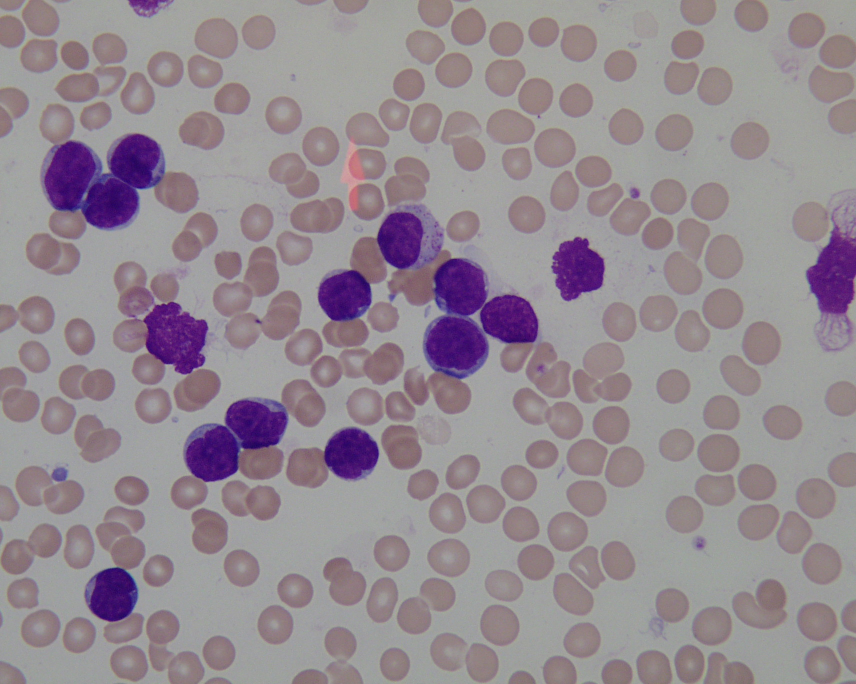
%> input picture Im003_1.jpg, 1712 x 1368 px (shown at 1/2 size)
$ octave --eval "result = PSO_MGF;"   (GNU Octave 9; MATLAB toolbox functions it lacks are replaced by stand-ins)
%> lines starting %> are read from the running program, lines starting %| are printed output that depends on the picture; long printed decimals are rounded
%% PSO simple+Thresholding,Método Suma de Gaussianas, Osuna, CIC, 2011
function [temp k EvaluacioneFO tiempo]=PSO_MGF
clear all
format long
DB=imread('Im003_1.jpg');
%> DB is the input picture: size 1368x1712x3 uint8; mean R, G, B 148.5, 138.4, 145.7
numClases=3;    %Numero de clases que deseo obtener(a-priori)
DB=rgb2gray(DB);%Convierto a escala de grises
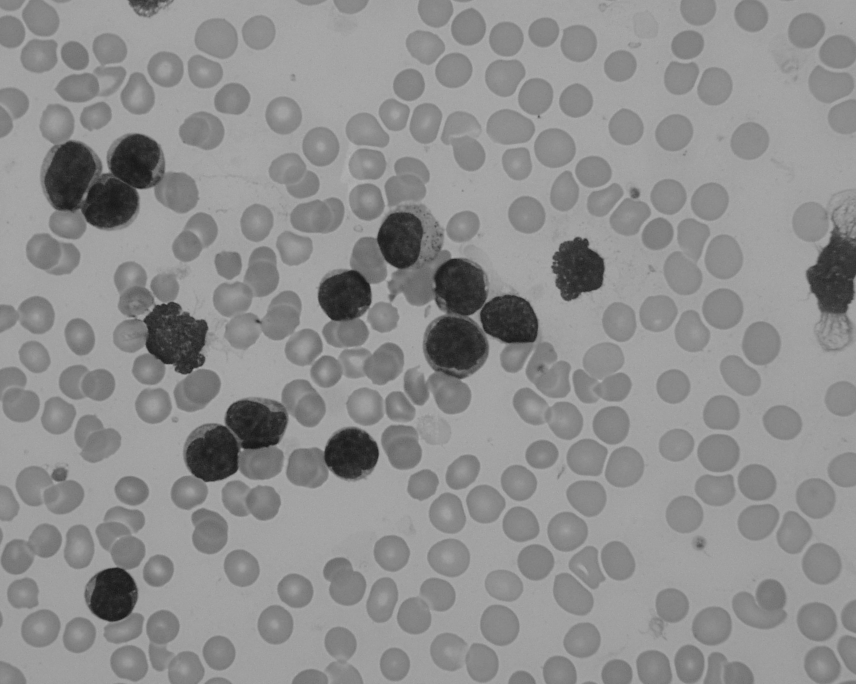
%> DB: size 1368x1712 uint8 (shown at 1/2 size); min 17, max 184, mean 142.3
%DB=DB(:,:,1);
H=imhist(DB);   %Calculo del Histograma
%> H = 256 values, max 174150 at index 162, min 0 at index 1, mean 9148.5
H=H/sum(H);     %Se normaliza Histograma experimental(suma de Hi=1)
%> H = 256 values, max 0.0744 at index 162, min 0 at index 1, mean 0.00391
Amax=max(H);    %Alturas maximas
%> Amax = 0.0744
%% INICIALIZACION PSO: %%%%%%%%%%%%%%%%%%%%%%%%%%%%%%%%%%%%%%%%%%%%%%%%%%%%
Nmax=2000; k=1;  %Nmax=Numero maximo de iteraciones, k=Iteracion actual
particulas=90;  % Numero de particulas del enjambre
dimensiones=numClases*3;  % Num de parametros de funciones Gaussianas(alt,med,desv)
L=size(H,1);    % Numero de niveles de gris
%> L = 256
rho=4.6;wt=3; c1=2;c2=2;r1=0.48;r2=0.48; chi=0.72968; %rho=parametroDeControl, wo=Peso inicial
x_high=[Amax;L-1;(L-1)/12;Amax;L-1;(L-1)/12;Amax;L-1;(L-1)/12];
%> x_high = [0.0744; 255; 21.25; 0.0744; 255; 21.25; 0.0744; 255; 21.25]
x_low=[0;0;0;0;0;0;0;0;0];%[Amax/10;1;1;Amax/10;1;1;Amax/10;1;1;];
v_high=[Amax;L-1;(L-1)/12;Amax;L-1;(L-1)/12;Amax;L-1;(L-1)/12];
%> v_high has the same summary as x_high
v_low=[0;0;0;0;0;0;0;0;0];
for ind1=1:particulas
    for ind2=1:dimensiones
        V(ind1,ind2)=v_low(ind2,1)+rand()*(v_high(ind2,1)-v_low(ind2,1));
        X(ind1,ind2)=x_low(ind2,1)+rand()*(x_high(ind2,1)-x_low(ind2,1));
    end
end
atorado=0;
pbest=X;gbest=X(1,:);f_pbest=99*ones(particulas,1);f_gbest=99;
%> after `gbest=X(1,:)`: gbest = [0.0564 66.02 8.6 0.0226 148.8 10.72 0.0562 63.88 20.88]
% rng('shuffle');
tic
%% 2. REPETIR: %%%%%%%%%%%%%%%%%%%%%%%%%%%%%%%%%%%%%%%%%%%%%%%%%%%%%%%%
while k<=Nmax && f_gbest(1)>0.1186 && atorado<200
    %% 3. EVALUAR CADA PARTICULA,COMPARAR APTITUDES GLOBAL Y POR PARTICULA:
    tempo=f_gbest(1);
    [f_pbest,pbest,f_gbest,gbest]=sumgauss(X,H,L,particulas,dimensiones,...
                                    f_pbest,pbest,f_gbest,gbest);
    if(tempo==f_gbest(1))
        atorado=atorado+1;
    else
        atorado=0;
    end
    %% 4. CAMBIAR LA POSICION Y VELOCIDAD DE CADA PARTICULA: %%%%%%%%%%%%%%
    for ind1=1:particulas
        %%Version:MultilevelThresholdingAlgorithmBasedOnPSOforImageSegmenta
        %r1=4.0*r1*(1-r1);
        %r2=4.0*r2*(1-r2);
        %wt=wt*exp(-rho*k/Nmax);
        %%Version Original PSO
        %r1=rand()*c1; r2=rand()*c2;
        wt=randn()*k/Nmax;
        for ind2=1:dimensiones
            r1=rand()*c1; r2=rand()*c2;
            V(ind1,ind2)=wt*V(ind1,ind2)+...
            r1*(pbest(ind1,ind2)-X(ind1,ind2))+...
            r2*(gbest(1,ind2)-X(ind1,ind2));
            % [6 lines of commented-out code are left out]
            X(ind1,ind2)=X(ind1,ind2)+V(ind1,ind2); %Posicion
            if X(ind1,ind2)>x_high(ind2,1) %X(ind1,ind2)<x_low(ind2,1)
                X(ind1,ind2)=x_high(ind2,1);
            end
            if X(ind1,ind2)<x_low(ind2,1)
                X(ind1,ind2)=x_low(ind2,1);
            end
        end
    end
    disp(sprintf('Iterac=%d, Fitnes=%f\n',k,f_gbest(1)));
    k=k+1;
end
%> this loop made 555 passes
%> (tempo, f_gbest) on passes 4, 7, 8: (0.538, 0.532), (0.499, 0.494), (0.494, 0.493)
%| Iterac=1, Fitnes=0.8275
%| Iterac=2, Fitnes=0.5438
%| Iterac=3, Fitnes=0.5385
%| Iterac=4, Fitnes=0.5316
%| Iterac=5, Fitnes=0.5006
%| Iterac=6, Fitnes=0.4988
%| Iterac=7, Fitnes=0.4936
%| Iterac=8, Fitnes=0.493
%> (further printed lines are left out)
%> after the loop, atorado = 200; f_gbest = 0.483; f_pbest = 90 values, max 0.483 at index 3, min 0.483 at index 26, mean 0.483; gbest = [0.018 144.1 15.74 0.00208 49.26 11 1.85e-24 100 15.54]; k = 556
tiempo=toc;
temp=f_gbest(1);
%> temp = 0.483
grafica(gbest, dimensiones,H,DB);
end
%%Termina PSO %%%%%%%%%%%%%%%%%%%%%%%%%%%%%%%%%%%%%%%%%%%%%%%%%%%%%%%%%%%%
%% EVALUAR FUNCION OTSU, COMPARAR APTITUDES PERSONALES Y GLOBALES: %%%%%%%%
% [75 lines left out: function otsu, not called in this run]
%%
% [11 lines left out: function MGF, not called in this run]
%% EVALUAR FUNCION GAUSSIANAS, COMPARAR APTITUDES PERSONALES Y GLOBALES: %%
function [f_pbest,pbest,f_gbest,gbest]=sumgauss(X,H,L,P,D,f_pbest,pbest,f_gbest,gbest)
%EVALUACION DE LA FUNCION DE COSTO: %%%%%%%%%%%%%%%%%%%%%%%%%%%%%%%%%%%%
  xp=0:1:255;
  if D==9
    for ind1=1:P
        gaussianas(:,ind1)=...
        (X(ind1,1)*exp(-((xp-round(X(ind1,2))).^2)/(2*(X(ind1,3)^2))))+...
        (X(ind1,4)*exp(-((xp-round(X(ind1,5))).^2)/(2*(X(ind1,6)^2))))+...
        (X(ind1,7)*exp(-((xp-round(X(ind1,8))).^2)/(2*(X(ind1,9)^2))));
        temp1=HellingerDistance(H,gaussianas(:,ind1));
        if temp1<f_pbest(ind1,1)
            f_pbest(ind1,1)=temp1;
            pbest(ind1,:)=X(ind1,:);
            if temp1<f_gbest
                f_gbest=temp1;
                gbest=X(ind1,:);
            end
        end
    end
  elseif D==6
    for ind1=1:P
        gaussianas(:,ind1)=...
        (X(ind1,1)*exp(-((xp-round(X(ind1,2))).^2)/(2*(X(ind1,3)^2))))+...
        (X(ind1,4)*exp(-((xp-round(X(ind1,5))).^2)/(2*(X(ind1,6)^2))));
        temp1=((H-gaussianas(:,ind1))).^2;
        %temp2=.5*abs(sum(gaussianas(:,ind1))-1);
        temp1=(sum(temp1))/L;
        if temp1<f_pbest(ind1,1)
            f_pbest(ind1,1)=temp1;
            pbest(ind1,:)=X(ind1,:);
            if temp1<f_gbest
                f_gbest=temp1;
                gbest=X(ind1,:);
            end
        end
    end
  end
end
%% FUNCION GRAFICA GAUSSIANAS E IMAGEN SEGMENTADA: %%%%%%%%%%%%%%%%%%%%%%%%
%Recibe gbest: La mejor partícula, D: dimensiones de cada particula
%H: histograma de la imagen, DB: imagen en escala de gris
function grafica(gbest,dimensiones,H,DB)
%> called with dimensiones = 9
  xp=0:1:255;
  if dimensiones==9
    valM1=round(gbest(1,2));valM2=round(gbest(1,5));valM3=round(gbest(1,8));
%> after `valM1=round(gbest(1,2))`: valM1 = 144
%> after `valM2=round(gbest(1,5))`: valM2 = 49
%> after `valM3=round(gbest(1,8))`: valM3 = 100
    valA1=gbest(1,1);valA2=gbest(1,4);valA3=gbest(1,7);
%> after `valA1=gbest(1,1)`: valA1 = 0.018
%> after `valA2=gbest(1,4)`: valA2 = 0.00208
%> after `valA3=gbest(1,7)`: valA3 = 1.85e-24
    valDE1=(gbest(1,3));valDE2=(gbest(1,6));valDE3=(gbest(1,9));
%> after `valDE1=(gbest(1,3))`: valDE1 = 15.74
%> after `valDE2=(gbest(1,6))`: valDE2 = 11
%> after `valDE3=(gbest(1,9))`: valDE3 = 15.54
    [M ind1]=sort([valM1,valM2,valM3]);
%> M = [49 100 144]; ind1 = [2 3 1]
    if(ind1(1)==1)
        DE1=valDE1;A1=valA1;M1=valM1;
    elseif(ind1(1)==2)
        DE1=valDE2;A1=valA2;M1=valM2;
%> after `DE1=valDE2`: DE1 = 11
%> after `A1=valA2`: A1 = 0.00208
%> after `M1=valM2`: M1 = 49
    else
        DE1=valDE3;A1=valA3;M1=valM3;
    end
    if(ind1(2)==1)
        DE2=valDE1;A2=valA1;M2=valM1;
    elseif(ind1(2)==2)
        DE2=valDE2;A2=valA2;M2=valM2;
    else
        DE2=valDE3;A2=valA3;M2=valM3;
%> after `DE2=valDE3`: DE2 = 15.54
%> after `A2=valA3`: A2 = 1.85e-24
%> after `M2=valM3`: M2 = 100
    end
    if(ind1(3)==1)
        DE3=valDE1;A3=valA1;M3=valM1;
%> after `DE3=valDE1`: DE3 = 15.74
%> after `A3=valA1`: A3 = 0.018
%> after `M3=valM1`: M3 = 144
    elseif(ind1(3)==2)
        DE3=valDE2;A3=valA2;M3=valM2;
    else
        DE3=valDE3;A3=valA3;M3=valM3;
    end
    Resultado=(A1*exp(-((xp-M1).^2)/(2*(DE1^2))))+(A2*exp(-((xp-M2).^2)/(2*(DE2^2))))+(A3*exp(-((xp-M3).^2)/(2*(DE3^2))));
%> Resultado = 256 values, max 0.018 at index 145, min 2.82e-13 at index 256, mean 0.003
    plot(Resultado,'k')%,Hold on,plot((ampli1*exp(-((x-media1).^2)/(2*(DE1^2))))),plot((ampli2*exp(-((x-media2).^2)/(2*(DE2^2))))),plot((ampli3*exp(-((x-media3).^2)/(2*(DE3^2)))))
    hold on
    plot(H,'k','LineWidth',2)
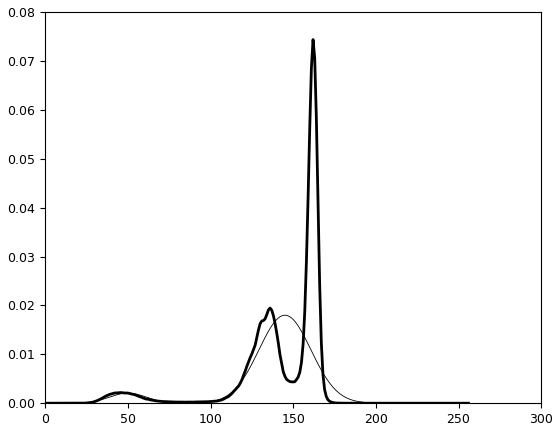
%> figure redrawn from the program's plot data; curve peaks at x = 145, y = 0.018; curve peaks at x = 162, y = 0.0744
    figure
    plot((A3*exp(-((xp-M3).^2)/(2*(DE3^2)))),'k--','LineWidth',2),hold on
    plot((A2*exp(-((xp-M2).^2)/(2*(DE2^2)))),'k-.','LineWidth',2)
    plot((A1*exp(-((xp-M1).^2)/(2*(DE1^2)))),'k','LineWidth',2)
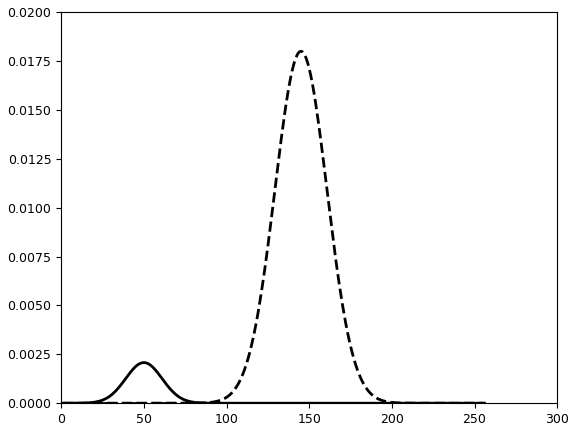
%> figure redrawn from the program's plot data; curve peaks at x = 145, y = 0.018; curve peaks at x = 101, y = 1.85e-24; curve peaks at x = 50, y = 0.00208
    %plot(Resultado,'g','LineWidth',2),title('Resultado')
%%%%%Realizo umbralizacion imagen escala de grises:%%%%%%%%%%%%%%%%%%%%%%%
    a1=(DE1^2)-(DE2^2);
%> a1 = -120.5
    a2=(DE2^2)-(DE3^2);
%> a2 = -6.11
    b1=2*((M1*(DE2^2))-(M2*(DE1^2)));
%> b1 = -527.1
    b2=2*((M2*(DE3^2))-(M3*(DE2^2)));
%> b2 = -20030.3
    c1=((DE1*M2)^2)-((DE2*M1)^2)+(2*((DE1*DE2)^2)*log((DE2*A1)/(DE1*A2)));
%> c1 = 3482370.7
    c2=((DE2*M3)^2)-((DE3*M2)^2)+(2*((DE3*DE2)^2)*log((DE3*A2)/(DE2*A3)));
%> c2 = -3522385.1
    T1a=(-b1+sqrt((b1^2)-(4*a1*c1)))/(2*a1);
%> T1a = -172.2
    T1b=(-b1-sqrt((b1^2)-(4*a1*c1)))/(2*a1);
%> T1b = 167.8
    T2a=(-b2+sqrt((b2^2)-(4*a2*c2)))/(2*a2);
%> T2a = -3090.7
    T2b=(-b2-sqrt((b2^2)-(4*a2*c2)))/(2*a2);
%> T2b = -186.5
    [fila columna]=size(DB);
%> fila = 1368; columna = 1712
    for ind1=1:fila
        for ind2=1:columna
            if (DB(ind1,ind2)<=T1b)&&(DB(ind1,ind2)>=0)
                DBsegmented(ind1,ind2)=0;
            elseif (DB(ind1,ind2)<=T2b)&&(DB(ind1,ind2)>T1b)
                DBsegmented(ind1,ind2)=0.5;
            elseif(DB(ind1,ind2)>T2b)
                DBsegmented(ind1,ind2)=1;
            end
        end
    end
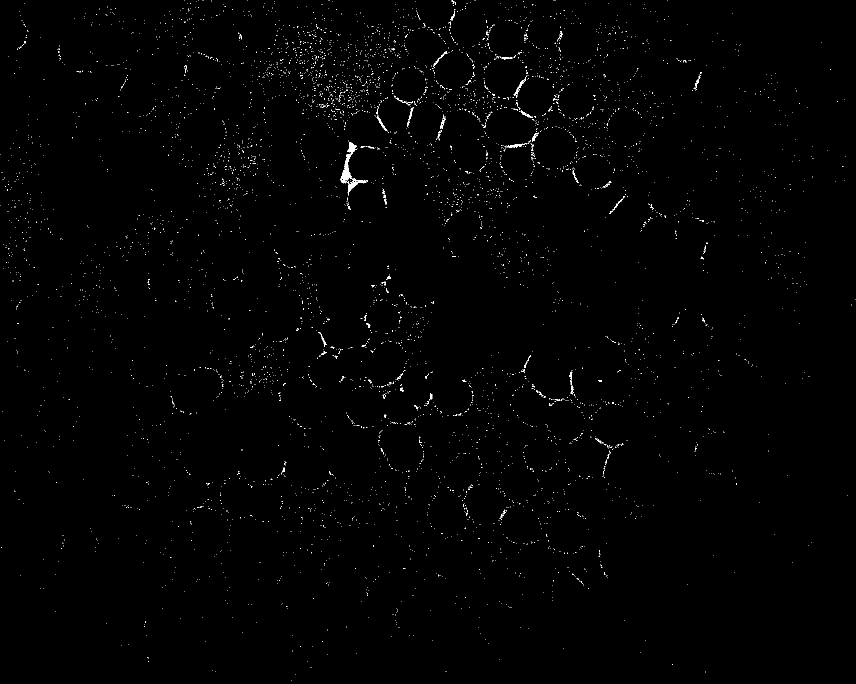
%> DBsegmented: size 1368x1712 double (shown at 1/2 size); values 0 (black) and 1 (white), 0.58% white in thin lines or dots
%> `result = PSO_MGF;`: result = 0.483
    figure,DBsegmented=mat2gray(DBsegmented);
    imshow(DBsegmented)
  elseif dimensiones==6
    valM1=round(gbest(1,2));valM2=round(gbest(1,5));
    valA1=gbest(1,1);valA2=gbest(1,4);
    valDE1=(gbest(1,3));valDE2=(gbest(1,6));
    [M ind1]=sort([valM1,valM2]);
    if(ind1(1)==1)
        DE1=valDE1;A1=valA1;M1=valM1;
    else
        DE1=valDE2;A1=valA2;M1=valM2;
    end
    if(ind1(2)==1)
        DE2=valDE1;A2=valA1;M2=valM1;
    else
        DE2=valDE2;A2=valA2;M2=valM2;
    end
    Resultado=(A1*exp(-((xp-M1).^2)/(2*(DE1^2))))+...
        (A2*exp(-((xp-M2).^2)/(2*(DE2^2))));
% plot(Resultado,'k')%,Hold on,plot((ampli1*exp(-((x-media1).^2)/(2*(DE1^2))))),plot((ampli2*exp(-((x-media2).^2)/(2*(DE2^2))))),plot((ampli3*exp(-((x-media3).^2)/(2*(DE3^2)))))
% Hold on
    plot(H,'r','LineWidth',2),hold on
%figure
    plot((A2*exp(-((xp-M2).^2)/(2*(DE2^2)))),'k--','LineWidth',2),hold on
    plot((A1*exp(-((xp-M1).^2)/(2*(DE1^2)))),'k','LineWidth',2)
    plot(Resultado,'g','LineWidth',2),title('Resultado')
%%%%%Realizo umbralizacion imagen escala de grises:%%%%%%%%%%%%%%%%%%%%%%%
    a1=(DE1^2)-(DE2^2);
    b1=2*((M1*(DE2^2))-(M2*(DE1^2)));
    c1=((DE1*M2)^2)-((DE2*M1)^2)+(2*((DE1*DE2)^2)*log((DE2*A1)/(DE1*A2)));
    T1a=(-b1+sqrt((b1^2)-(4*a1*c1)))/(2*a1);
    T1b=(-b1-sqrt((b1^2)-(4*a1*c1)))/(2*a1);
    [fila columna]=size(DB);
    for ind1=1:fila
        for ind2=1:columna
            if (DB(ind1,ind2)<=T1b)&&(DB(ind1,ind2)>=0)
                DBsegmented(ind1,ind2)=0;
            else
                DBsegmented(ind1,ind2)=1;
            end
        end
    end
    figure,DBsegmented=mat2gray(DBsegmented);
    imsHow(DBsegmented)
  end
end
